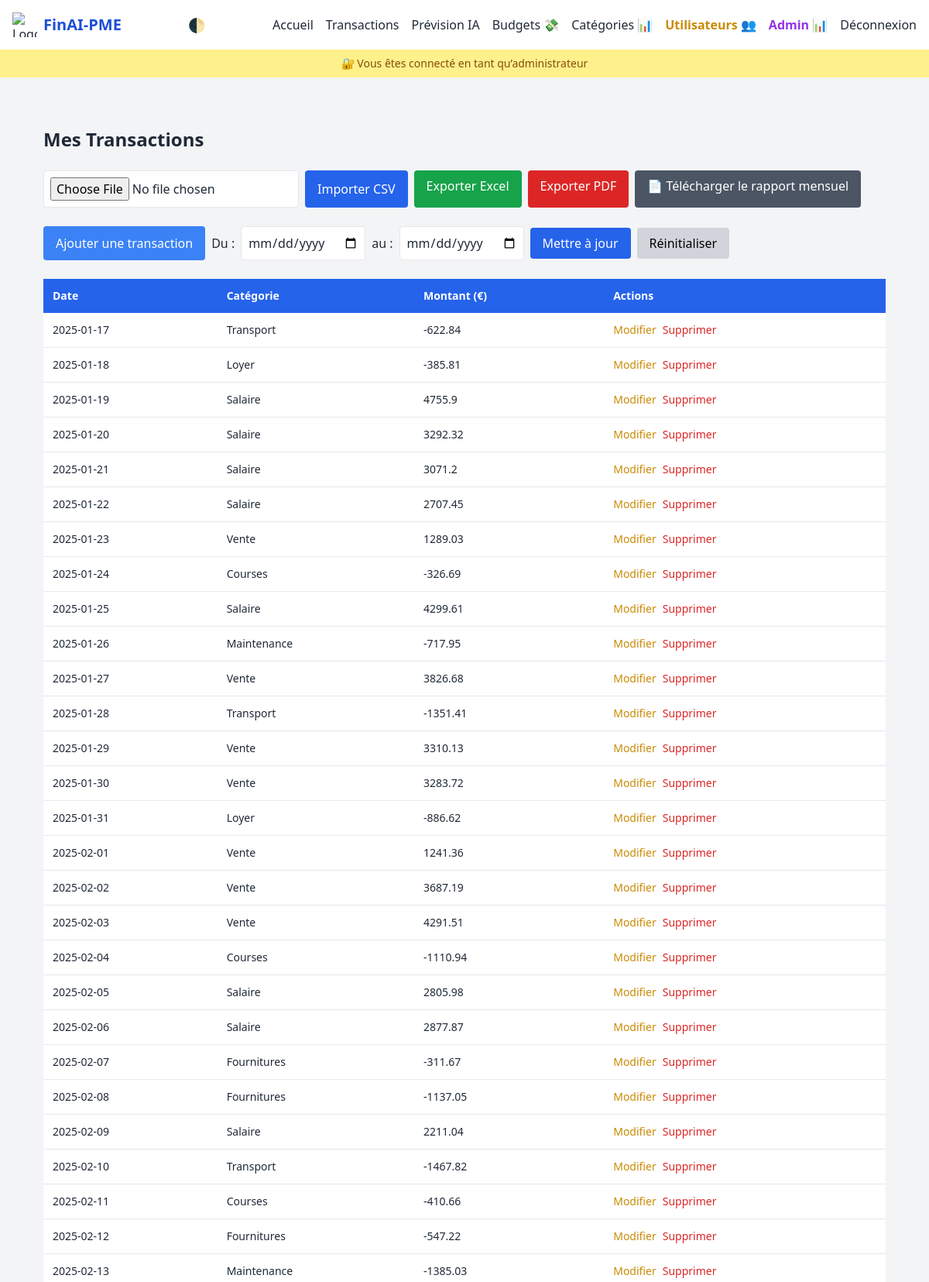
/transactions (signed in, upper part), run on the app's committed database.
### app.py (models this page shows)
class Transaction(db.Model):
    id = db.Column(db.Integer, primary_key=True)
    date = db.Column(db.Date)
    category = db.Column(db.String(100))
    amount = db.Column(db.Float)
    user_id = db.Column(db.Integer, db.ForeignKey('user.id'))

### app.py (the view)
@app.route('/transactions')
@login_required
def transactions():
    selected = request.args.get('categorie')
    periode = request.args.get('periode')
    start_date = request.args.get('start_date')
    end_date = request.args.get('end_date')
    query = Transaction.query.filter_by(user_id=current_user.id)
    if selected:
        query = query.filter_by(category=selected)
    if start_date:
        query = query.filter(Transaction.date >= start_date)
    if end_date:
        query = query.filter(Transaction.date <= end_date)
    if periode == 'mois':
        query = query.filter(Transaction.date >= date.today().replace(day=1))
    elif periode == 'semaine':
        start_of_week = date.today() - timedelta(days=date.today().weekday())
        query = query.filter(Transaction.date >= start_of_week)
    txs = query.order_by(Transaction.date).all()
    total = sum(t.amount for t in txs)
    alerts = generate_alerts(txs)
    categories = list({t.category for t in Transaction.query.filter_by(user_id=current_user.id).all()})
    return render_template(
        'transactions.html',
        transactions=txs,
        alerts=alerts,
        categories=categories,
        selected=selected,
        periode=periode,
        total=total,
        start_date=start_date,
        end_date=end_date
    )

### app.py (called while the page is built)
@login_manager.user_loader
def load_user(user_id):
    return User.query.get(int(user_id))

def generate_alerts(transactions):
    alerts = []
    total = sum(t.amount for t in transactions)
    if total < 0:
        alerts.append("⚠️ Solde total négatif : attention au découvert.")
    user_id = transactions[0].user_id if transactions else None
    if user_id:
        budgets = Budget.query.filter_by(user_id=user_id).all()
        for budget in budgets:
            total_cat = sum(t.amount for t in transactions if t.category == budget.category)
            if abs(total_cat) > budget.montant_max:
                alerts.append(f"🚨 Dépassement du budget pour {budget.category} : {abs(total_cat)} € > {budget.montant_max} €")
    return alerts

### templates/transactions.html (shortened to what this page needs)
{% extends 'base.html' %}
{% block content %}
<div class="space-y-6 p-4 sm:p-6 md:p-10">
  <h2 class="text-2xl font-bold">Mes Transactions</h2>
  <form method="POST" action="/import" enctype="multipart/form-data" class="flex flex-wrap gap-2 mb-4">
    <input type="file" name="file" required class="border p-2 rounded bg-white w-full sm:w-auto">
    <button class="w-full sm:w-auto bg-blue-600 text-white px-4 py-2 rounded">Importer CSV</button>
    <a href="/export/excel" class="w-full sm:w-auto bg-green-600 text-white px-4 py-2 rounded text-center">Exporter Excel</a>
    <a href="/export/pdf" class="w-full sm:w-auto bg-red-600 text-white px-4 py-2 rounded text-center">Exporter PDF</a>
    <a href="/rapport" class="w-full sm:w-auto bg-gray-600 text-white px-4 py-2 rounded text-center">
      📄 Télécharger le rapport mensuel
    </a>
  </form>
  <div class="flex flex-wrap gap-2 mb-4">
    <button onclick="document.getElementById('addModal').classList.remove('hidden')" class="bg-blue-500 text-white px-4 py-2 rounded w-full sm:w-auto">Ajouter une transaction</button>
    <form method="GET" id="forecast-date-form" class="flex flex-wrap gap-2 items-center">
      <label for="start_date">Du :</label>
      <input type="date" name="start_date" id="start_date" value="{{ start_date }}" class="border p-2 rounded">
      <label for="end_date">au :</label>
      <input type="date" name="end_date" id="end_date" value="{{ end_date }}" class="border p-2 rounded">
      <button type="submit" class="bg-blue-600 text-white px-4 py-2 rounded">Mettre à jour</button>
      <button type="button" class="bg-gray-300 text-black px-4 py-2 rounded" onclick="resetForecastDates()">Réinitialiser</button>
    </form>
  </div>
  <div class="overflow-x-auto mt-4">
    <table class="min-w-full bg-white rounded shadow text-sm">
      <thead class="bg-blue-600 text-white">
        <tr>
          <th class="p-3 text-left">Date</th>
          <th class="p-3 text-left">Catégorie</th>
          <th class="p-3 text-left">Montant (€)</th>
          <th class="p-3 text-left">Actions</th>
        </tr>
      </thead>
      <tbody>
        {% for tx in transactions %}
        <tr class="border-b hover:bg-gray-100">
          <td class="p-3">{{ tx.date }}</td>
          <td class="p-3">{{ tx.category }}</td>
          <td class="p-3">{{ tx.amount }}</td>
          <td class="p-3 flex flex-wrap gap-2">
            <button onclick="openEditModal('{{ tx.id }}', '{{ tx.date }}', '{{ tx.category }}', '{{ tx.amount }}')" class="text-yellow-600 hover:underline">Modifier</button>
            <form method="POST" action="/delete" onsubmit="return confirm('Confirmer la suppression ?')">
              <button class="text-red-600 hover:underline">Supprimer</button>
            </form>
          </td>
        </tr>
        {% endfor %}
      </tbody>
    </table>
  </div>
</div>
{% endblock %}

### data on the page
Transaction: date "2025-01-17", category "Transport", amount "-622.84"
Transaction: date "2025-01-18", category "Loyer", amount "-385.81"
Transaction: date "2025-01-19", category "Salaire", amount "4755.9"
Transaction: date "2025-01-20", category "Salaire", amount "3292.32"
Transaction: date "2025-01-21", category "Salaire", amount "3071.2"
Transaction: date "2025-01-22", category "Salaire", amount "2707.45"
Transaction: date "2025-01-23", category "Vente", amount "1289.03"
Transaction: date "2025-01-24", category "Courses", amount "-326.69"
Transaction: date "2025-01-25", category "Salaire", amount "4299.61"
Transaction: date "2025-01-26", category "Maintenance", amount "-717.95"
Transaction: date "2025-01-27", category "Vente", amount "3826.68"
Transaction: date "2025-01-28", category "Transport", amount "-1351.41"
Transaction: date "2025-01-29", category "Vente", amount "3310.13"
Transaction: date "2025-01-30", category "Vente", amount "3283.72"
Transaction: date "2025-01-31", category "Loyer", amount "-886.62"
Transaction: date "2025-02-01", category "Vente", amount "1241.36"
Transaction: date "2025-02-02", category "Vente", amount "3687.19"
Transaction: date "2025-02-03", category "Vente", amount "4291.51"
Transaction: date "2025-02-04", category "Courses", amount "-1110.94"
Transaction: date "2025-02-05", category "Salaire", amount "2805.98"
Transaction: date "2025-02-06", category "Salaire", amount "2877.87"
Transaction: date "2025-02-07", category "Fournitures", amount "-311.67"
Transaction: date "2025-02-08", category "Fournitures", amount "-1137.05"
Transaction: date "2025-02-09", category "Salaire", amount "2211.04"
Transaction: date "2025-02-10", category "Transport", amount "-1467.82"
Transaction: date "2025-02-11", category "Courses", amount "-410.66"
Transaction: date "2025-02-12", category "Fournitures", amount "-547.22"
Transaction: date "2025-02-13", category "Maintenance", amount "-1385.03"
